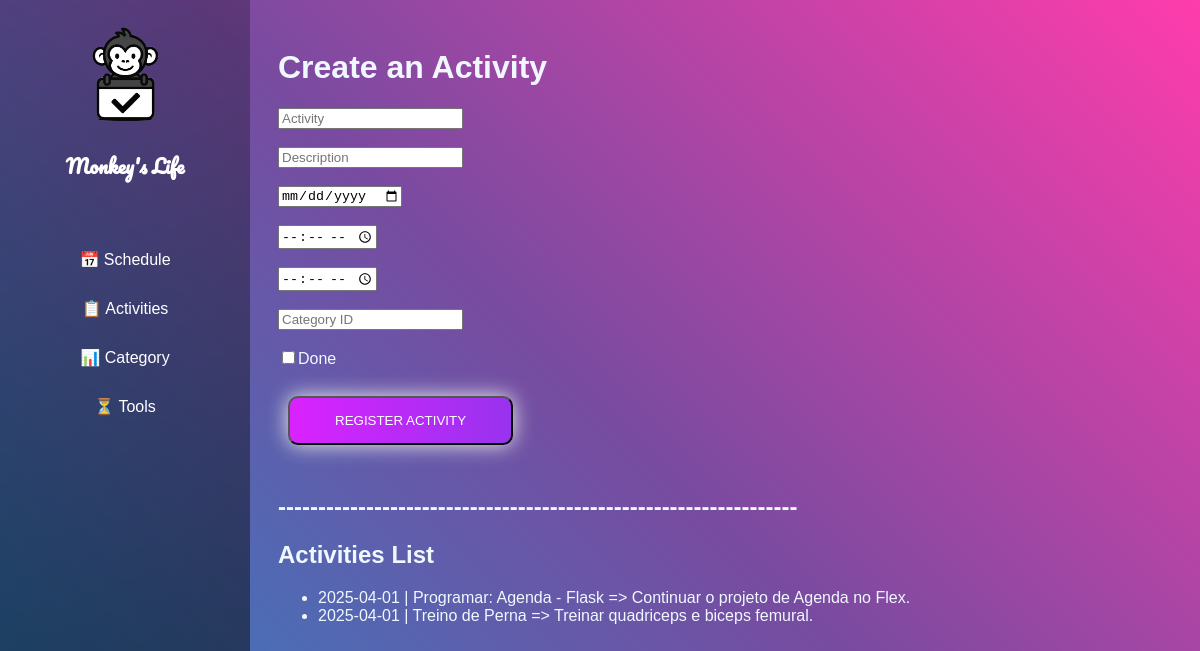
/activities/, run on an earlier commit of the app's database.
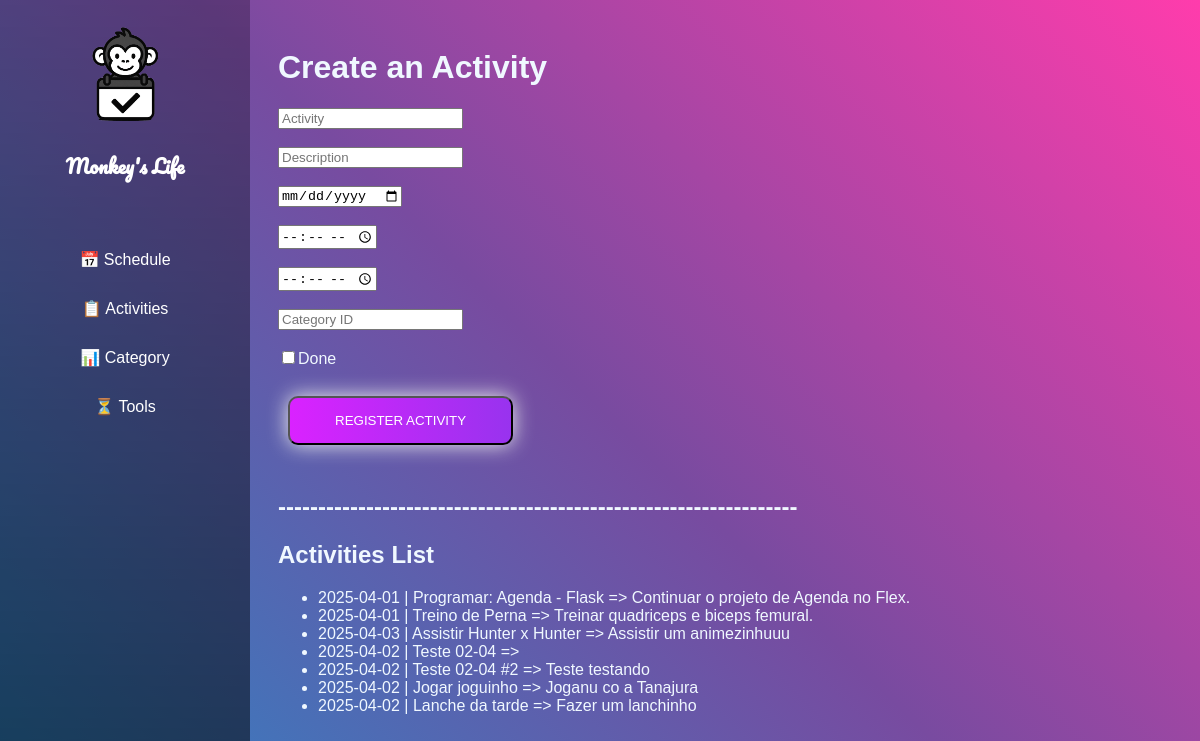
And on a later commit of the database.
### schedule/blueprints/activities/models.py (models this page shows, shortened)
class Activity(db.Model):
    __tablename__ = 'activities'
    id = db.Column(db.Integer, primary_key=True)
    name = db.Column(db.String(80), nullable=False)
    description = db.Column(db.String(200))
    date = db.Column(db.Date)
    start_time = db.Column(db.Time)
    end_time = db.Column(db.Time)
    category = db.Column(db.Integer, db.ForeignKey('categories.id'))
    done = db.Column(db.Boolean, default=False)

### schedule/blueprints/activities/routes.py (the view, shortened to what this page needs)
@activity.route('/', methods=['POST', 'GET'])
def index_activity():
    if request.method == 'GET':
        activities = Activity.query.all()
        return render_template('activities/index_activity.html', activities=activities)

### schedule/blueprints/activities/templates/activities/index_activity.html (shortened to what this page needs)
{% extends "base.html" %}
{% block content %}
<div class="content">
    <h1>Create an Activity</h1>
    <form action="{{ url_for('activity.index_activity') }}" method="POST">
        <input type="text" name="name" placeholder="Activity" required><br><br>
        <input type="text" name="description" placeholder="Description"><br><br>
        <input type="date" name="date" placeholder="Date"><br><br>
        <input type="time" name="start_time" placeholder="Start Time"><br><br>
        <input type="time" name="end_time" placeholder="End Time"><br><br>
        <input type="number" name="category_id" placeholder="Category ID"><br><br>
        <input type="checkbox" name="done">Done<br><br>
        <button class='btn-grad' type="submit">Register Activity</button><br>
    </form>
        <h2>-----------------------------------------------------------------</h2>
        <h2>Activities List</h2>
        <ul>
            {% for activity in activities %}
                <li>{{activity.date}} | {{activity.name}} => {{ activity.description }} </li>
            {% endfor %}
        </ul>
</div>
{% endblock %}

What changed in the data, as far as the page shows it:
added Activity: date "2025-04-03", name "Assistir Hunter x Hunter", description "Assistir um animezinhuuu"
added Activity: date "2025-04-02", name "Teste 02-04"
added Activity: date "2025-04-02", name "Teste 02-04 #2", description "Teste testando"
added Activity: date "2025-04-02", name "Jogar joguinho", description "Joganu co a Tanajura"
added Activity: date "2025-04-02", name "Lanche da tarde", description "Fazer um lanchinho"
